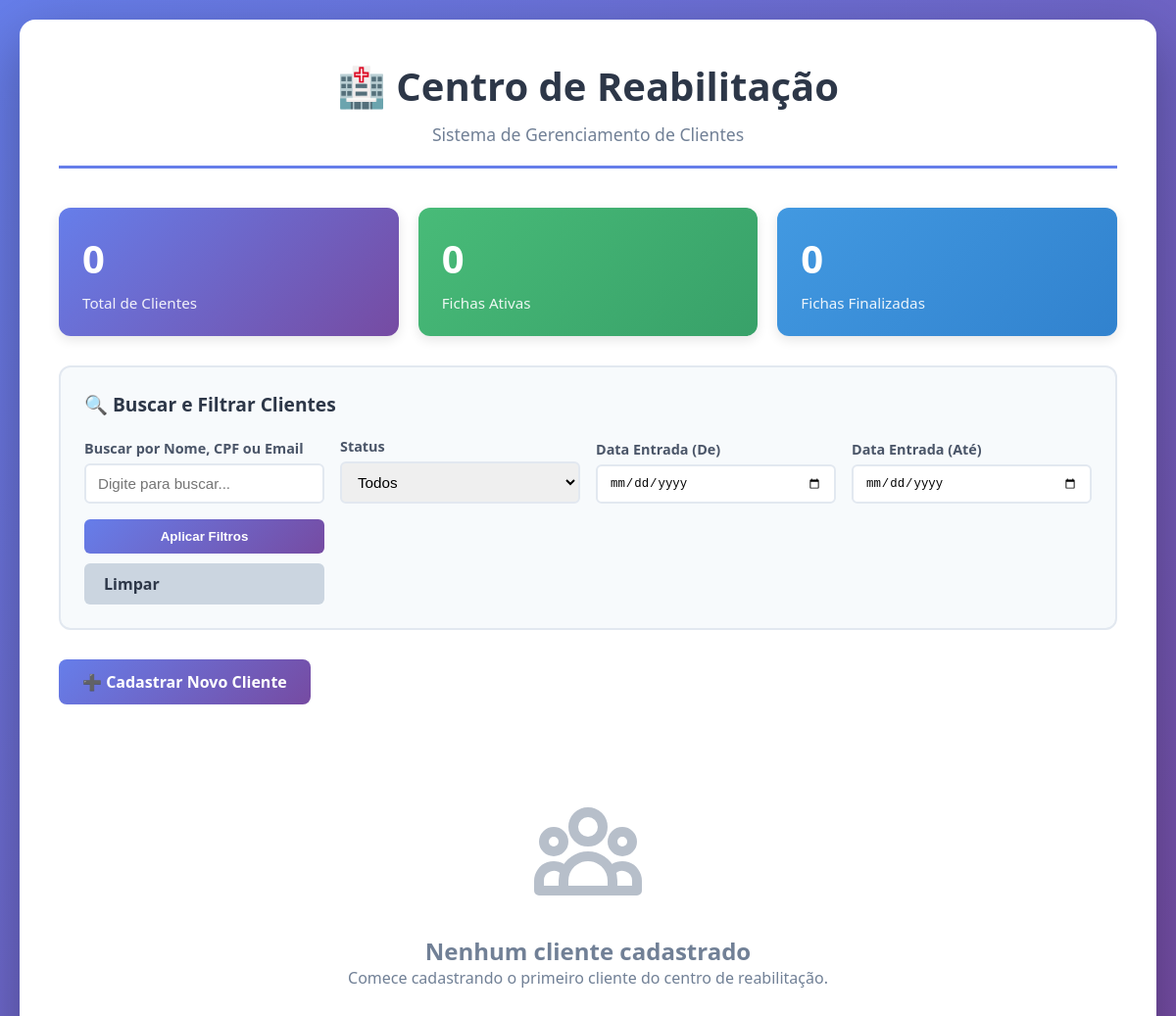
Before: / with the older database file.
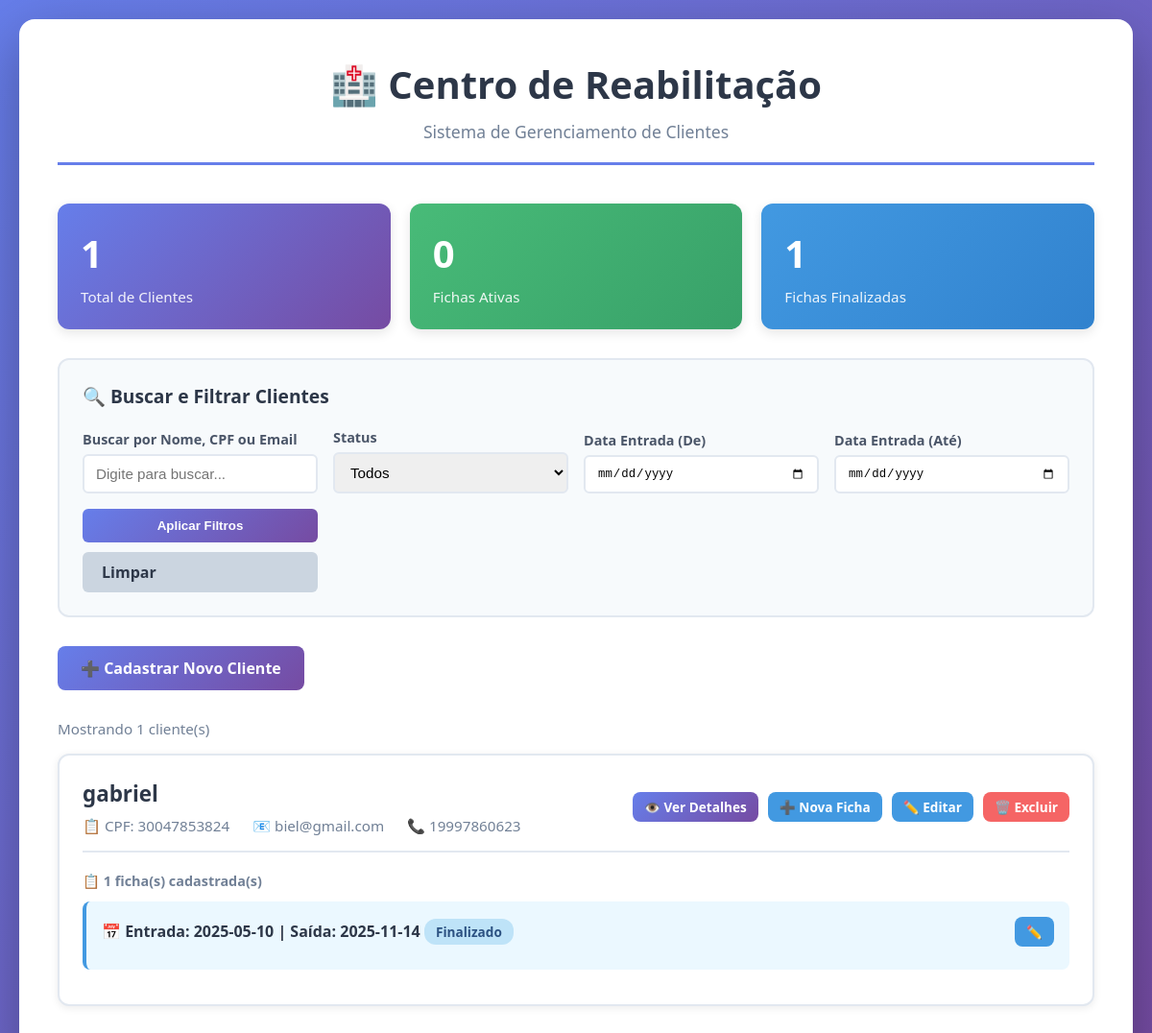
After: the same page with the newer database file.
### tables this page shows
CREATE TABLE fichas (
            id INTEGER PRIMARY KEY AUTOINCREMENT,
            cliente_id INTEGER NOT NULL,
            data_entrada TEXT NOT NULL,
            data_saida TEXT,
            observacoes TEXT,
            created_at TEXT DEFAULT CURRENT_TIMESTAMP,
            FOREIGN KEY (cliente_id) REFERENCES clientes(id) ON DELETE CASCADE
        );

CREATE TABLE clientes (
            id INTEGER PRIMARY KEY AUTOINCREMENT,
            nome TEXT NOT NULL,
            cpf TEXT NOT NULL UNIQUE,
            email TEXT NOT NULL,
            telefone TEXT NOT NULL
        );

### app.py (the view)
@app.route('/')
def index():
    try:
        conn = get_db()
        cursor = conn.cursor()
        busca = request.args.get('busca', '')
        status = request.args.get('status', '')
        data_inicio = request.args.get('data_inicio', '')
        data_fim = request.args.get('data_fim', '')
        query = '''
            SELECT c.id, c.nome, c.cpf, c.email, c.telefone,
                   f.id as ficha_id, f.data_entrada, f.data_saida, f.created_at
            FROM clientes c
            LEFT JOIN fichas f ON c.id = f.cliente_id
            WHERE 1=1
        '''
        params = []
        if busca:
            query += ' AND (c.nome LIKE ? OR c.cpf LIKE ? OR c.email LIKE ?)'
            busca_param = f'%{busca}%'
            params.extend([busca_param, busca_param, busca_param])
        if status == 'ativo':
            query += ' AND f.data_saida IS NULL'
        elif status == 'finalizado':
            query += ' AND f.data_saida IS NOT NULL'
        if data_inicio:
            query += ' AND f.data_entrada >= ?'
            params.append(data_inicio)
        if data_fim:
            query += ' AND f.data_entrada <= ?'
            params.append(data_fim)
        query += ' ORDER BY c.id DESC, f.created_at DESC'
        cursor.execute(query, params)
        resultados = cursor.fetchall()
        clientes_dict = {}
        for row in resultados:
            cliente_id = row[0]
            if cliente_id not in clientes_dict:
                clientes_dict[cliente_id] = {
                    'id': row[0],
                    'nome': row[1],
                    'cpf': row[2],
                    'email': row[3],
                    'telefone': row[4],
                    'fichas': []
                }
            if row[5]:
                clientes_dict[cliente_id]['fichas'].append({
                    'id': row[5],
                    'data_entrada': row[6],
                    'data_saida': row[7],
                    'created_at': row[8]
                })
        clientes = list(clientes_dict.values())
        cursor.execute('SELECT COUNT(DISTINCT cliente_id) FROM fichas')
        total = cursor.fetchone()[0]
        cursor.execute('SELECT COUNT(*) FROM fichas WHERE data_saida IS NULL')
        ativos = cursor.fetchone()[0]
        cursor.execute('SELECT COUNT(*) FROM fichas WHERE data_saida IS NOT NULL')
        finalizados = cursor.fetchone()[0]
        return render_template('index.html',
                             clientes=clientes,
                             total=total,
                             ativos=ativos,
                             finalizados=finalizados,
                             busca=busca,
                             status=status,
                             data_inicio=data_inicio,
                             data_fim=data_fim)
    except Exception as e:
        flash(f'Erro ao carregar página: {str(e)}', 'error')
        return render_template('index.html', clientes=[], total=0, ativos=0, finalizados=0)

### app.py (called while the page is built, shortened)
def get_db():
    return _thread_local.db

### templates/index.html (shortened to what this page needs)
<!DOCTYPE html>
<html lang="pt-BR">
<head>
</head>
<body>
    <div class="container">
        <header>
            <h1>🏥 Centro de Reabilitação</h1>
            <p class="subtitle">Sistema de Gerenciamento de Clientes</p>
        </header>
        <div class="stats-container">
            <div class="stat-card">
                <div class="stat-number">{{ total }}</div>
                <div class="stat-label">Total de Clientes</div>
            </div>
            <div class="stat-card ativo">
                <div class="stat-number">{{ ativos }}</div>
                <div class="stat-label">Fichas Ativas</div>
            </div>
            <div class="stat-card finalizado">
                <div class="stat-number">{{ finalizados }}</div>
                <div class="stat-label">Fichas Finalizadas</div>
            </div>
        </div>
        <div class="search-filter-container">
            <div class="search-filter-title">🔍 Buscar e Filtrar Clientes</div>
            <form method="GET" action="/" class="filter-form">
                <div class="form-group">
                    <label for="busca">Buscar por Nome, CPF ou Email</label>
                    <input type="text" id="busca" name="busca" value="{{ busca }}" placeholder="Digite para buscar...">
                </div>
                <div class="form-group">
                    <label for="status">Status</label>
                    <select id="status" name="status">
                        <option value="">Todos</option>
                    </select>
                </div>
                <div class="form-group">
                    <label for="data_inicio">Data Entrada (De)</label>
                    <input type="date" id="data_inicio" name="data_inicio" value="{{ data_inicio }}">
                </div>
                <div class="form-group">
                    <label for="data_fim">Data Entrada (Até)</label>
                    <input type="date" id="data_fim" name="data_fim" value="{{ data_fim }}">
                </div>
                <div class="form-group filter-buttons">
                    <button type="submit" class="btn-filter">Aplicar Filtros</button>
                    <a href="/" class="btn-clear">Limpar</a>
                </div>
            </form>
        </div>
        <div class="actions">
            <a href="/cadastrar" class="btn btn-primary">➕ Cadastrar Novo Cliente</a>
        </div>
        {% if clientes %}
        <div class="results-count">
            Mostrando {{ clientes|length }} cliente(s)
        </div>
        {% for cliente in clientes %}
        <div class="cliente-card">
            <div class="cliente-header">
                <div class="cliente-info">
                    <h3>{{ cliente.nome }}</h3>
                    <div class="cliente-details">
                        <span>📋 CPF: {{ cliente.cpf }}</span>
                        <span>📧 {{ cliente.email }}</span>
                        <span>📞 {{ cliente.telefone }}</span>
                    </div>
                </div>
                <div class="cliente-actions">
                    <a href="/cliente/{{ cliente.id }}" class="btn btn-primary btn-small">👁️ Ver Detalhes</a>
                    <a href="/nova-ficha/{{ cliente.id }}" class="btn btn-edit btn-small">➕ Nova Ficha</a>
                    <a href="/editar/{{ cliente.id }}" class="btn btn-edit btn-small">✏️ Editar</a>
                    <a href="/deletar/{{ cliente.id }}" class="btn btn-delete btn-small" onclick="return confirm('Tem certeza? Isso excluirá todas as fichas do cliente!')">🗑️ Excluir</a>
                </div>
            </div>
            {% if cliente.fichas %}
            <div class="fichas-list">
                <div class="fichas-count">📋 {{ cliente.fichas|length }} ficha(s) cadastrada(s)</div>
                {% for ficha in cliente.fichas[:3] %}
                <div class="ficha-item {% if ficha.data_saida %}finalizada{% endif %}">
                    <div class="ficha-header">
                        <div class="ficha-dates">
                            <span>📅 Entrada: {{ ficha.data_entrada }}</span>
                            {% if ficha.data_saida %}
                                <span> | Saída: {{ ficha.data_saida }}</span>
                                <span class="status-finalizado">Finalizado</span>
                            {% else %}
                                <span class="status-ativo">Em Tratamento</span>
                            {% endif %}
                        </div>
                        <div class="ficha-actions">
                            <a href="/editar-ficha/{{ ficha.id }}" class="btn btn-edit btn-small">✏️</a>
                        </div>
                    </div>
                </div>
                {% endfor %}
            </div>
            {% else %}
            <div class="no-fichas">Nenhuma ficha cadastrada</div>
            {% endif %}
        </div>
        {% endfor %}
        {% else %}
        <div class="empty-state">
            <h2>Nenhum cliente cadastrado</h2>
            <p>Comece cadastrando o primeiro cliente do centro de reabilitação.</p>
        </div>
        {% endif %}
    </div>
</body>
</html>

### templates/index.html (style rules this page uses)
* { margin: 0; padding: 0; box-sizing: border-box; }
body { font-family: 'Segoe UI', Tahoma, Geneva, Verdana, sans-serif; background: linear-gradient(135deg, #667eea 0%, #764ba2 100%); min-height: 100vh; padding: 20px; }
.container { max-width: 1400px; margin: 0 auto; background: white; border-radius: 16px; padding: 40px; box-shadow: 0 20px 60px rgba(0,0,0,0.3); }
header { text-align: center; margin-bottom: 40px; padding-bottom: 20px; border-bottom: 3px solid #667eea; }
h1 { color: #2d3748; font-size: 2.5em; margin-bottom: 10px; }
.subtitle { color: #718096; font-size: 1.1em; }
.btn { display: inline-block; padding: 12px 24px; border-radius: 8px; text-decoration: none; font-weight: 600; transition: all 0.3s; border: none; cursor: pointer; font-size: 1em; }
.btn-primary { background: linear-gradient(135deg, #667eea 0%, #764ba2 100%); color: white; }
.btn-edit { background-color: #4299e1; color: white; padding: 8px 16px; font-size: 0.9em; }
.btn-delete { background-color: #f56565; color: white; padding: 8px 16px; font-size: 0.9em; }
.actions { margin-bottom: 30px; }
.cliente-card { background: white; border: 2px solid #e2e8f0; border-radius: 12px; padding: 24px; margin-bottom: 24px; box-shadow: 0 2px 8px rgba(0,0,0,0.08); }
.cliente-header { display: flex; justify-content: space-between; align-items: center; margin-bottom: 20px; padding-bottom: 16px; border-bottom: 2px solid #e2e8f0; }
.cliente-info h3 { color: #2d3748; font-size: 1.4em; margin-bottom: 8px; }
.cliente-details { color: #718096; font-size: 0.95em; }
.cliente-details span { margin-right: 20px; }
.cliente-actions { display: flex; gap: 10px; }
.fichas-list { margin-top: 16px; }
.ficha-item { background: #f7fafc; border-left: 4px solid #667eea; padding: 16px; margin-bottom: 12px; border-radius: 8px; position: relative; }
.ficha-item.finalizada { border-left-color: #4299e1; background: #ebf8ff; }
.ficha-header { display: flex; justify-content: space-between; align-items: center; margin-bottom: 8px; }
.ficha-dates { font-weight: 600; color: #2d3748; }
.ficha-actions { display: flex; gap: 8px; }
.btn-small { padding: 6px 12px; font-size: 0.85em; }
.fichas-count { color: #718096; font-size: 0.9em; margin-bottom: 12px; font-weight: 600; }
.status-finalizado { display: inline-block; padding: 4px 12px; background-color: #bee3f8; color: #2c5282; border-radius: 12px; font-size: 0.85em; font-weight: 600; }
.stats-container { display: flex; gap: 20px; margin-bottom: 30px; flex-wrap: wrap; }
.stat-card { flex: 1; min-width: 200px; background: linear-gradient(135deg, #667eea 0%, #764ba2 100%); color: white; padding: 24px; border-radius: 12px; box-shadow: 0 4px 12px rgba(0,0,0,0.1); }
.stat-card.ativo { background: linear-gradient(135deg, #48bb78 0%, #38a169 100%); }
.stat-card.finalizado { background: linear-gradient(135deg, #4299e1 0%, #3182ce 100%); }
.stat-number { font-size: 2.5em; font-weight: bold; margin-bottom: 8px; }
.stat-label { font-size: 0.95em; opacity: 0.9; }
.search-filter-container { background-color: #f7fafc; padding: 24px; border-radius: 12px; margin-bottom: 30px; border: 2px solid #e2e8f0; }
.search-filter-title { font-size: 1.2em; font-weight: 600; color: #2d3748; margin-bottom: 20px; }
.filter-form { display: grid; grid-template-columns: repeat(auto-fit, minmax(200px, 1fr)); gap: 16px; align-items: end; }
.form-group { display: flex; flex-direction: column; }
.form-group label { font-weight: 600; color: #4a5568; margin-bottom: 6px; font-size: 0.9em; }
.form-group input, .form-group select { padding: 10px 12px; border: 2px solid #e2e8f0; border-radius: 6px; font-size: 0.95em; transition: border-color 0.2s; }
.btn-filter { background: linear-gradient(135deg, #667eea 0%, #764ba2 100%); color: white; padding: 10px 20px; border: none; border-radius: 6px; font-weight: 600; cursor: pointer; transition: all 0.3s; }
.btn-clear { background-color: #cbd5e0; color: #2d3748; padding: 10px 20px; border: none; border-radius: 6px; font-weight: 600; cursor: pointer; text-decoration: none; display: inline-block; transition: all 0.3s; }
.filter-buttons { display: flex; gap: 10px; }
.results-count { color: #718096; font-size: 0.95em; margin-bottom: 16px; font-weight: 500; }

Changed rows visible on the page:
added fichas: nome "gabriel", cpf "30047853824", email "biel@gmail.com", telefone "19997860623", fichas|length "1", data_entrada "2025-05-10", data_saida "2025-11-14"
Other visible differences:
{{ total }}: "0" → "1"
{{ finalizados }}: "0" → "1"
{{ clientes|length }}: (not shown) → "1"
text no longer shown: "Nenhum cliente cadastrado Comece cadastrando o primeiro cliente do centro de reabilitação."
text now shown: "Mostrando cliente(s)"
